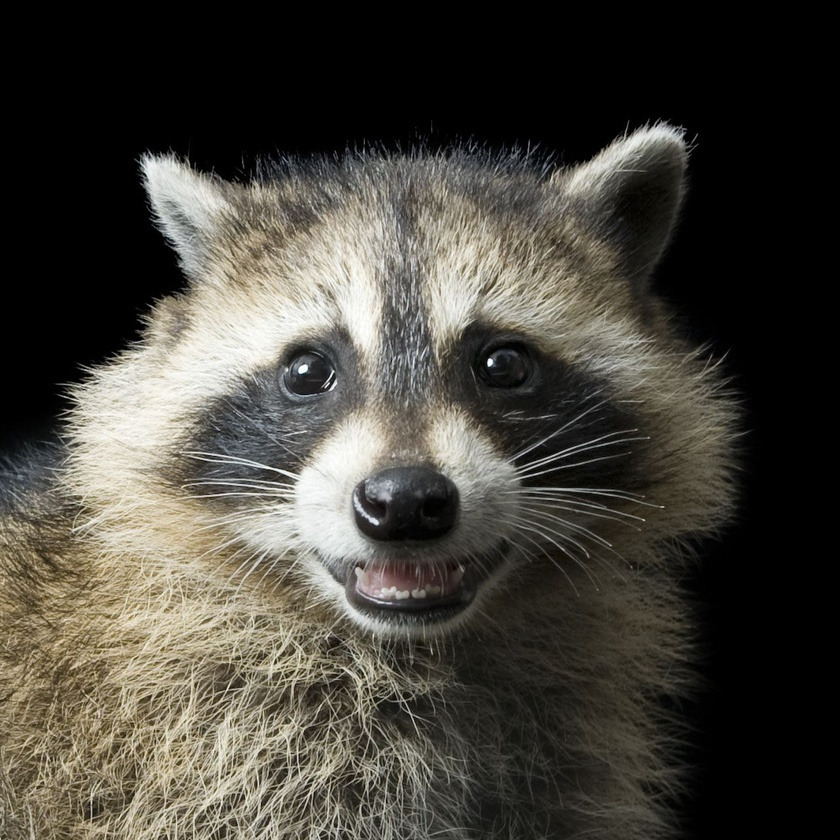
#> input picture image_big.jpeg, 840 x 840 px, shrunk from 1284 x 1284 before the run, given in place of image_big.jpg, which was not available
$ python process_image.py
#> lines starting #> are read from the running program, lines starting #| are printed output that depends on the picture
import numpy as np
from PIL import Image, ImageOps
import copy

def open_as_np(filename):
#> called with filename = 'image_big.jpg'
    im = Image.open(filename)
#> im is the input picture: PIL image 840x840 RGB; mean R, G, B 70.9, 68.1, 60.4
    gray_image = ImageOps.grayscale(im)
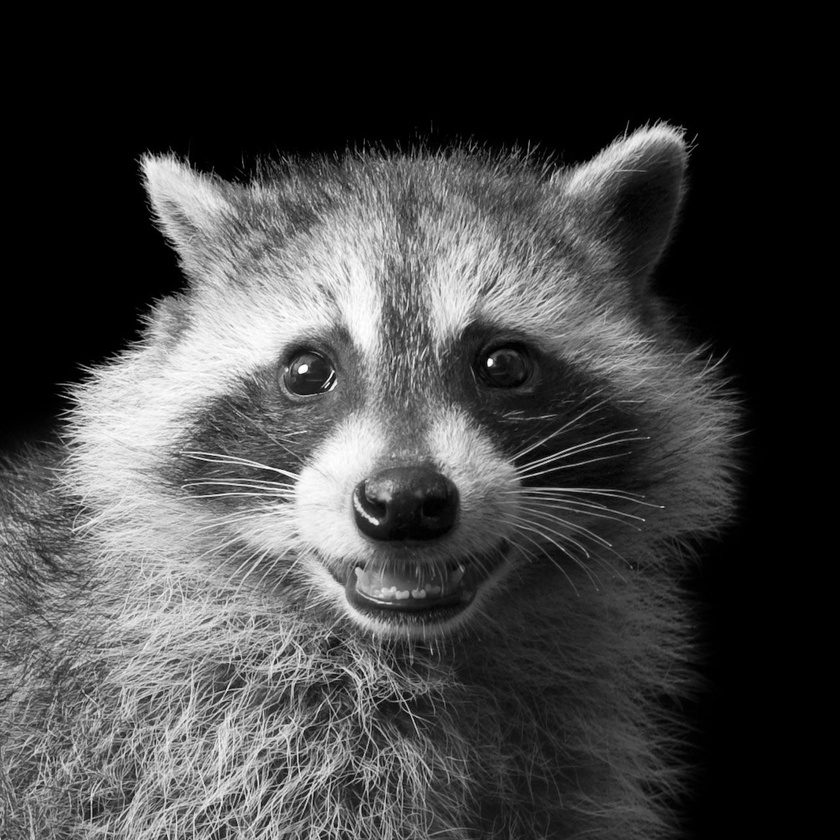
#> gray_image: PIL image 840x840 L; min 0, max 255, mean 68.1
    return np.asarray(gray_image.convert('L'))

def multiply(image_matrix, n, m):
    result = copy.deepcopy(image_matrix)
    for i in range(n):
        result = np.concatenate(result, result)
    for i in range(m):
        result = np.concatenate(result, result, axis=1)
    return result

def save_image(image_matrix, filename):
    mat = np.matrix(image_matrix)
    np.savetxt(filename, mat, delimiter=' ', fmt="%d")

if __name__ == '__main__':
    image_matrix = open_as_np("image_big.jpg")
    save_image(image_matrix, "image_big.txt")

$ run again, with image.jpg copied over image_big.jpeg
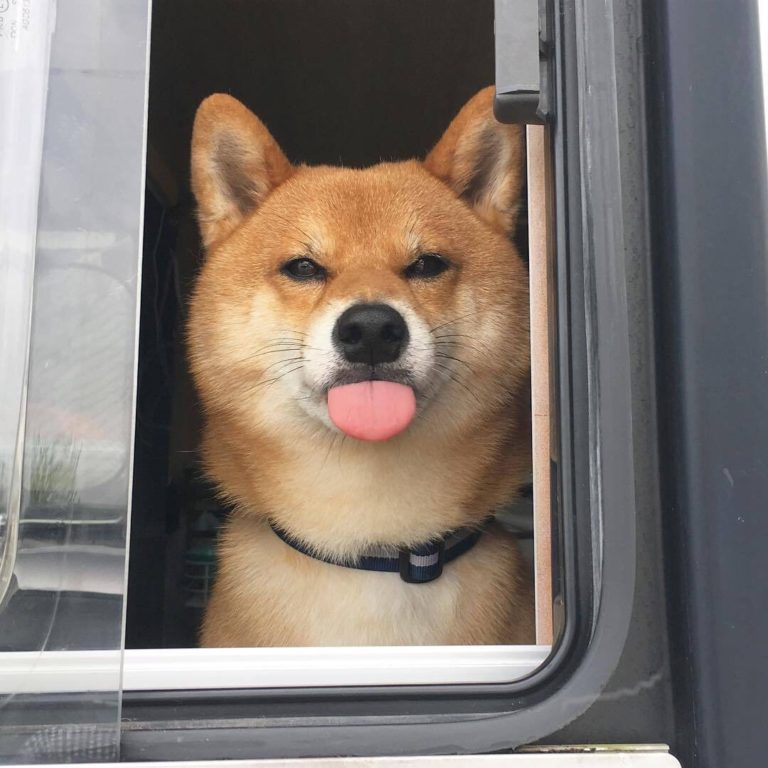
#> input picture image.jpg, 768 x 768 px, given in place of image_big.jpg, which was not available
#> in open_as_np, im is the input picture: PIL image 768x768 RGB; mean R, G, B 128.2, 118.8, 112.5
#> in open_as_np, `gray_image = ImageOps.grayscale(im)`:
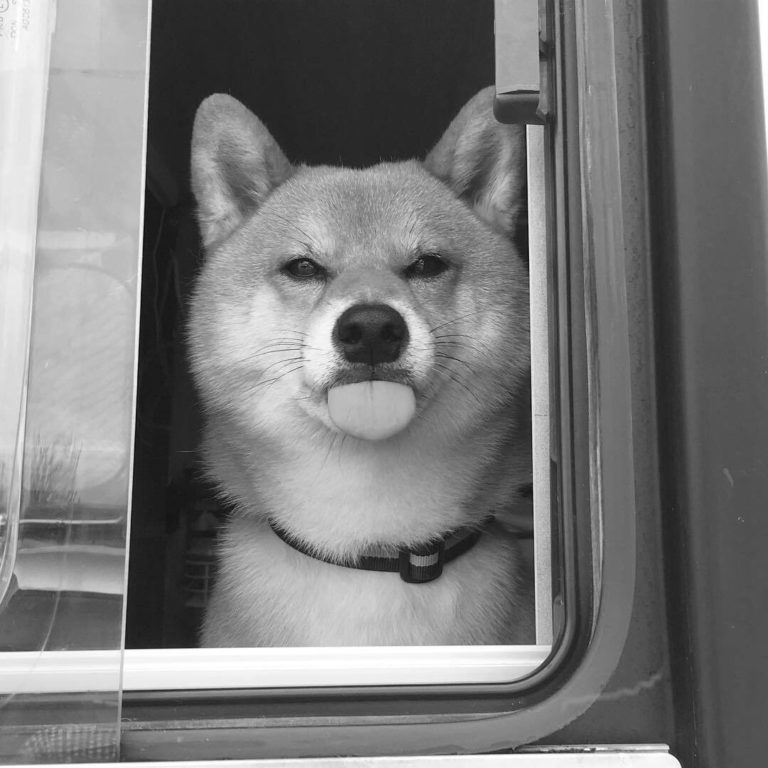
#> gray_image: PIL image 768x768 L; min 13, max 255, mean 120.9
